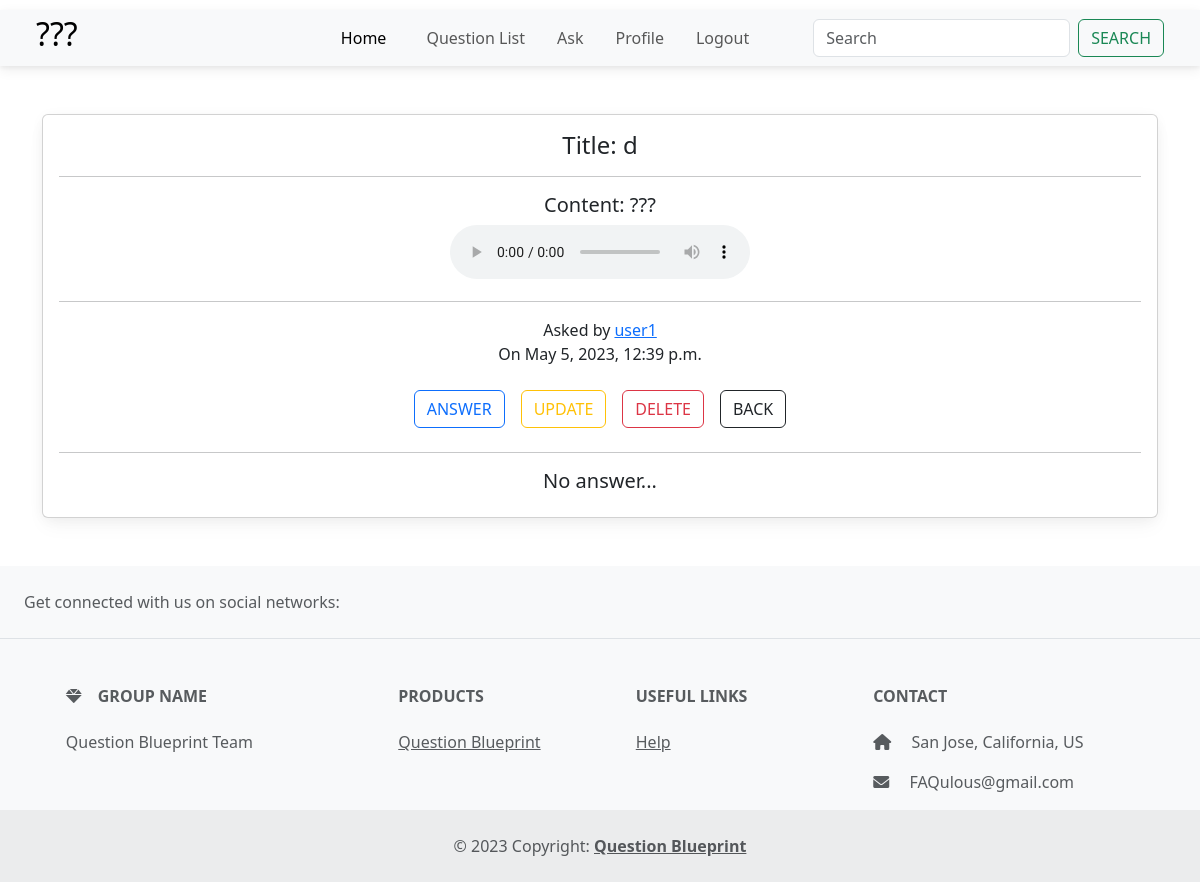
/question/80/ (signed in), run on the app's committed database.
### main_app/models.py (models this page shows, shortened)
class Question(models.Model):
    user = models.ForeignKey(User, on_delete=models.CASCADE)
    title = models.CharField(max_length=200, blank=False, null=False)
    content = models.TextField(max_length=20000, blank=False, null=False)
    tag = TaggableManager(blank=True)
    upvote_num = models.IntegerField(default=0)
    created_date = models.DateTimeField(default=timezone.now)
    audio_file = models.FileField(upload_to='audio/', null=True, blank=True)

### main_app/views.py (the view)
# urls.py: path('question/<int:pk>/', views.QuestionDetailView.as_view(), name='question_detail_view'),
class QuestionDetailView(LoginRequiredMixin, DetailView):
    model = Question
    context_object_name = 'single_question'
    def get_context_data(self, **kwargs):
        context = super().get_context_data(**kwargs)
        answers = self.object.answer.all()
        sorted_answers = answers.order_by('-upvote_num')
        context['sorted_answers'] = sorted_answers
        cur_id = kwargs.get('object').id
        cur_question = Question.objects.get(id=cur_id)
        questions = Question.objects.exclude(id=cur_id)
        question_list = preprocess_questions(questions)
        sim_ques = similarity_check(cur_question, question_list)
        print(sim_ques)
        if sim_ques:
            sim_id = sim_ques[0]
            sim_question_title = Question.objects.get(id=sim_id).title
            context['sim_id'] = sim_id
            context['sim_quesiton_title'] = sim_question_title
        context['sim_ques'] = sim_ques
        return context

### main_app/funcs.py (called while the page is built)
def preprocess_questions(questions):
    preprocessed_questions = []
    for question in questions:
        preprocessed_question = {}
        preprocessed_question['id'] = question.id
        preprocessed_question['title'] = question.title
        preprocessed_question['content'] = question.content
        preprocessed_questions.append(preprocessed_question)
    return preprocessed_questions

### main_app/templates/main_app/question_detail.html (shortened to what this page needs)
{% extends "base_nav.html" %}{% load crispy_forms_tags %}  {% block content %}
<div class="container my-5">
  <div class="card">
    <div class="card-body text-center">
      <h4 class="card-title">Title: {{ single_question.title }}</h4>
      <hr />
      <h5>Content: {{ single_question.content }}</h5>
      <audio controls>
        <source src="{{ single_question.audio_file.url }}" type="audio/mpeg">
      </audio>
      <hr />
      <span
        >Asked by
        <a href="{% url 'profile_view' single_question.user.username %}"
          >{{single_question.user}}</a
        ></span
      >
      <p>On {{single_question.created_date}}</p>
      <div class="button-group">
        <a href="{% url 'main_app:answer_create_view' single_question.id %}"
          ><button class="btn btn-outline-primary m-2">Answer</button></a
        >
        {% if single_question.user == user %}
        <a href="{% url 'main_app:question_update_view' single_question.id %}"
          ><button class="btn btn-outline-warning m-2">Update</button></a
        >
        <a href="{% url 'main_app:question_delete_view' single_question.id %}"
          ><button class="btn btn-outline-danger m-2">Delete</button></a
        >
        {% endif %}
        <a href="{% url 'main_app:question_view' %}"
          ><button class="btn btn-outline-dark m-2">Back</button></a
        >
      </div>
      <hr />
      <div>
    {% if not sorted_answers %}
        <h5>No answer...</h5>
    {% endif %}
</div>
    </div>
  </div>
</div>
{% endblock content %}

### static/style.css (style rules this page uses)
.button-group { display: flex; flex-wrap: wrap; justify-content: center; }
button { padding: 10px; margin: 10px; font-size: 20px; border-radius: 40px; }

### data on the page
Question: title "d", content "???", user "user1", created_date "May 5, 2023, 12:39 p.m."
